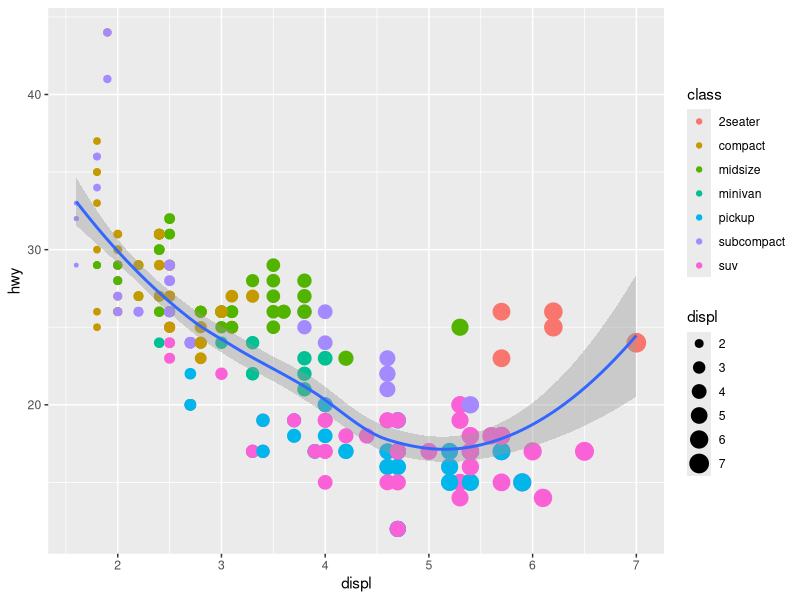
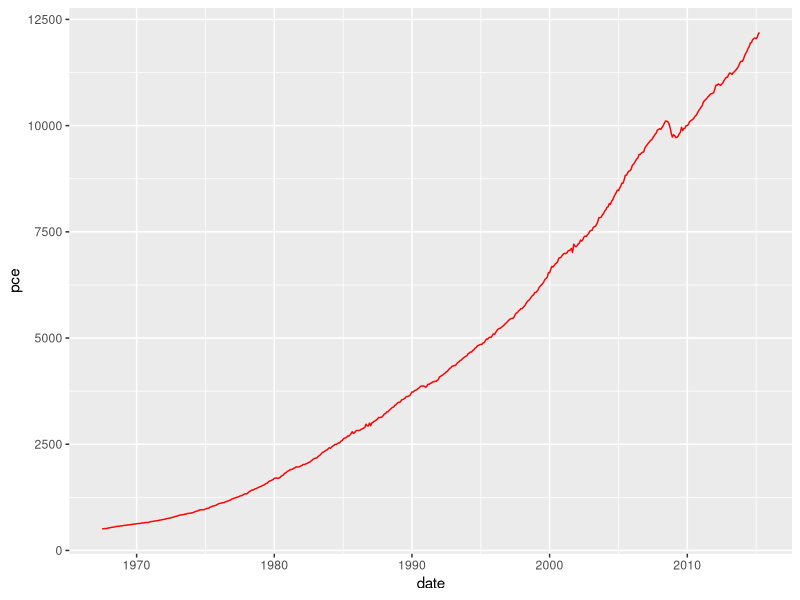

Write the R code that produced these figures, in order.
## ---- chunk 1
knitr::opts_chunk$set(echo = TRUE)
## ---- chunk 2
library(ggplot2)
library(dplyr)
## ---- chunk 3
head(mpg)
str(mpg)
## ---- chunk 4
ggplot(mpg, aes(x=displ, y=hwy)) + 
  geom_point(aes(color=class, size=displ)) +
  stat_smooth(method = 'loess')
## ---- chunk 5
economics
## ---- chunk 6
ggplot(economics, aes(x=date, y=pce)) + 
  geom_line(color="red")
